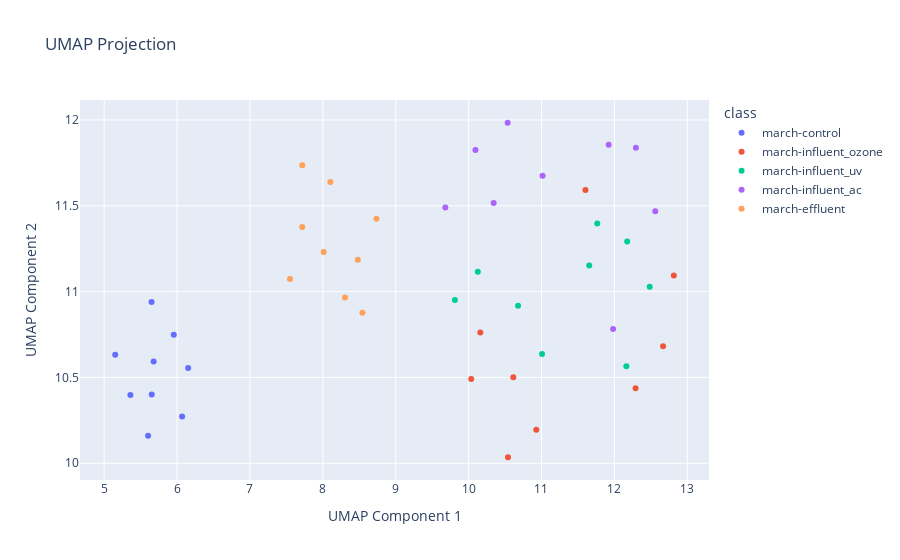
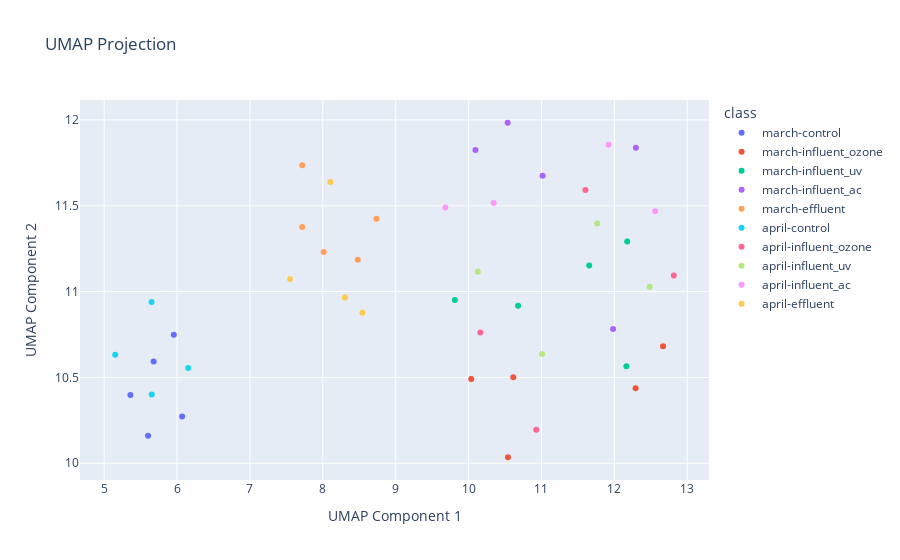

Notebook cell for these charts, in order:
### Code cell
from src.StreamPort.ml.MachineLearningEngine import MachineLearningEngine
from src.StreamPort.ml.MachineLearningProcessingSettings import  MakeModelUMAP
import pandas as pd

path = 'feature_list.csv'
engine = MachineLearningEngine()
engine.add_analyses_from_csv(path)

class_path = 'new_metadata.csv'
df = pd.read_csv(class_path)

#plot march
print("plot march")
engine.add_month_classes(df, 'march') 

umap_model = MakeModelUMAP(n_neighbors=15, min_dist=0.1, n_components=2, random_state=42)
engine.add_settings(umap_model)
engine.run_workflow()
engine.plot_umap()  

#plot both month
print("plot both month")
engine.add_month_classes(df, 'april')  

umap_model = MakeModelUMAP(n_neighbors=15, min_dist=0.1, n_components=2, random_state=42)
engine.add_settings(umap_model)
engine.run_workflow()
engine.plot_umap()

### Figure 1 — Plotly figure (JSON) as saved in the notebook; plotly's stock layout.template omitted (floating-point values rounded to 4 significant figures)
{"data": [{"hovertemplate": "class=march-control<br>UMAP Component 1=%{x}<br>UMAP Component 2=%{y}<extra></extra>", "legendgroup": "march-control", "marker": {"color": "#636efa", "symbol": "circle"}, "mode": "markers", "name": "march-control", "orientation": "v", "showlegend": true, "type": "scatter", "x": [5.679, 6.152, 5.955, 5.653, 5.36, 5.151, 6.069, 5.65, 5.602], "xaxis": "x", "y": [10.59, 10.55, 10.75, 10.4, 10.4, 10.63, 10.27, 10.94, 10.16], "yaxis": "y"}, {"hovertemplate": "class=march-influent_ozone<br>UMAP Component 1=%{x}<br>UMAP Component 2=%{y}<extra></extra>", "legendgroup": "march-influent_ozone", "marker": {"color": "#EF553B", "symbol": "circle"}, "mode": "markers", "name": "march-influent_ozone", "orientation": "v", "showlegend": true, "type": "scatter", "x": [10.04, 10.16, 10.61, 10.93, 10.54, 11.6, 12.67, 12.82, 12.29], "xaxis": "x", "y": [10.49, 10.76, 10.5, 10.2, 10.04, 11.59, 10.68, 11.09, 10.44], "yaxis": "y"}, {"hovertemplate": "class=march-influent_uv<br>UMAP Component 1=%{x}<br>UMAP Component 2=%{y}<extra></extra>", "legendgroup": "march-influent_uv", "marker": {"color": "#00cc96", "symbol": "circle"}, "mode": "markers", "name": "march-influent_uv", "orientation": "v", "showlegend": true, "type": "scatter", "x": [9.812, 10.13, 11.65, 11.01, 10.68, 11.77, 12.18, 12.48, 12.16], "xaxis": "x", "y": [10.95, 11.12, 11.15, 10.64, 10.92, 11.4, 11.29, 11.03, 10.57], "yaxis": "y"}, {"hovertemplate": "class=march-influent_ac<br>UMAP Component 1=%{x}<br>UMAP Component 2=%{y}<extra></extra>", "legendgroup": "march-influent_ac", "marker": {"color": "#ab63fa", "symbol": "circle"}, "mode": "markers", "name": "march-influent_ac", "orientation": "v", "showlegend": true, "type": "scatter", "x": [11.02, 9.681, 10.09, 10.34, 10.54, 11.92, 12.3, 12.56, 11.98], "xaxis": "x", "y": [11.68, 11.49, 11.83, 11.52, 11.98, 11.86, 11.84, 11.47, 10.78], "yaxis": "y"}, {"hovertemplate": "class=march-effluent<br>UMAP Component 1=%{x}<br>UMAP Component 2=%{y}<extra></extra>", "legendgroup": "march-effluent", "marker": {"color": "#FFA15A", "symbol": "circle"}, "mode": "markers", "name": "march-effluent", "orientation": "v", "showlegend": true, "type": "scatter", "x": [8.735, 8.304, 8.48, 8.543, 8.012, 7.548, 7.718, 8.104, 7.717], "xaxis": "x", "y": [11.42, 10.97, 11.19, 10.88, 11.23, 11.07, 11.74, 11.64, 11.38], "yaxis": "y"}], "layout": {"legend": {"title": {"text": "class"}, "tracegroupgap": 0}, "title": {"text": "UMAP Projection"}, "xaxis": {"anchor": "y", "domain": [0, 1], "title": {"text": "UMAP Component 1"}}, "yaxis": {"anchor": "x", "domain": [0, 1], "title": {"text": "UMAP Component 2"}}}}

### Figure 2 — Plotly figure (JSON) as saved in the notebook; plotly's stock layout.template omitted (floating-point values rounded to 4 significant figures)
{"data": [{"hovertemplate": "class=march-control<br>UMAP Component 1=%{x}<br>UMAP Component 2=%{y}<extra></extra>", "legendgroup": "march-control", "marker": {"color": "#636efa", "symbol": "circle"}, "mode": "markers", "name": "march-control", "orientation": "v", "showlegend": true, "type": "scatter", "x": [5.679, 5.955, 5.36, 6.069, 5.602], "xaxis": "x", "y": [10.59, 10.75, 10.4, 10.27, 10.16], "yaxis": "y"}, {"hovertemplate": "class=march-influent_ozone<br>UMAP Component 1=%{x}<br>UMAP Component 2=%{y}<extra></extra>", "legendgroup": "march-influent_ozone", "marker": {"color": "#EF553B", "symbol": "circle"}, "mode": "markers", "name": "march-influent_ozone", "orientation": "v", "showlegend": true, "type": "scatter", "x": [10.04, 10.61, 10.54, 12.67, 12.29], "xaxis": "x", "y": [10.49, 10.5, 10.04, 10.68, 10.44], "yaxis": "y"}, {"hovertemplate": "class=march-influent_uv<br>UMAP Component 1=%{x}<br>UMAP Component 2=%{y}<extra></extra>", "legendgroup": "march-influent_uv", "marker": {"color": "#00cc96", "symbol": "circle"}, "mode": "markers", "name": "march-influent_uv", "orientation": "v", "showlegend": true, "type": "scatter", "x": [9.812, 11.65, 10.68, 12.18, 12.16], "xaxis": "x", "y": [10.95, 11.15, 10.92, 11.29, 10.57], "yaxis": "y"}, {"hovertemplate": "class=march-influent_ac<br>UMAP Component 1=%{x}<br>UMAP Component 2=%{y}<extra></extra>", "legendgroup": "march-influent_ac", "marker": {"color": "#ab63fa", "symbol": "circle"}, "mode": "markers", "name": "march-influent_ac", "orientation": "v", "showlegend": true, "type": "scatter", "x": [11.02, 10.09, 10.54, 12.3, 11.98], "xaxis": "x", "y": [11.68, 11.83, 11.98, 11.84, 10.78], "yaxis": "y"}, {"hovertemplate": "class=march-effluent<br>UMAP Component 1=%{x}<br>UMAP Component 2=%{y}<extra></extra>", "legendgroup": "march-effluent", "marker": {"color": "#FFA15A", "symbol": "circle"}, "mode": "markers", "name": "march-effluent", "orientation": "v", "showlegend": true, "type": "scatter", "x": [8.735, 8.48, 8.012, 7.718, 7.717], "xaxis": "x", "y": [11.42, 11.19, 11.23, 11.74, 11.38], "yaxis": "y"}, {"hovertemplate": "class=april-control<br>UMAP Component 1=%{x}<br>UMAP Component 2=%{y}<extra></extra>", "legendgroup": "april-control", "marker": {"color": "#19d3f3", "symbol": "circle"}, "mode": "markers", "name": "april-control", "orientation": "v", "showlegend": true, "type": "scatter", "x": [6.152, 5.653, 5.151, 5.65], "xaxis": "x", "y": [10.55, 10.4, 10.63, 10.94], "yaxis": "y"}, {"hovertemplate": "class=april-influent_ozone<br>UMAP Component 1=%{x}<br>UMAP Component 2=%{y}<extra></extra>", "legendgroup": "april-influent_ozone", "marker": {"color": "#FF6692", "symbol": "circle"}, "mode": "markers", "name": "april-influent_ozone", "orientation": "v", "showlegend": true, "type": "scatter", "x": [10.16, 10.93, 11.6, 12.82], "xaxis": "x", "y": [10.76, 10.2, 11.59, 11.09], "yaxis": "y"}, {"hovertemplate": "class=april-influent_uv<br>UMAP Component 1=%{x}<br>UMAP Component 2=%{y}<extra></extra>", "legendgroup": "april-influent_uv", "marker": {"color": "#B6E880", "symbol": "circle"}, "mode": "markers", "name": "april-influent_uv", "orientation": "v", "showlegend": true, "type": "scatter", "x": [10.13, 11.01, 11.77, 12.48], "xaxis": "x", "y": [11.12, 10.64, 11.4, 11.03], "yaxis": "y"}, {"hovertemplate": "class=april-influent_ac<br>UMAP Component 1=%{x}<br>UMAP Component 2=%{y}<extra></extra>", "legendgroup": "april-influent_ac", "marker": {"color": "#FF97FF", "symbol": "circle"}, "mode": "markers", "name": "april-influent_ac", "orientation": "v", "showlegend": true, "type": "scatter", "x": [9.681, 10.34, 11.92, 12.56], "xaxis": "x", "y": [11.49, 11.52, 11.86, 11.47], "yaxis": "y"}, {"hovertemplate": "class=april-effluent<br>UMAP Component 1=%{x}<br>UMAP Component 2=%{y}<extra></extra>", "legendgroup": "april-effluent", "marker": {"color": "#FECB52", "symbol": "circle"}, "mode": "markers", "name": "april-effluent", "orientation": "v", "showlegend": true, "type": "scatter", "x": [8.304, 8.543, 7.548, 8.104], "xaxis": "x", "y": [10.97, 10.88, 11.07, 11.64], "yaxis": "y"}], "layout": {"legend": {"title": {"text": "class"}, "tracegroupgap": 0}, "title": {"text": "UMAP Projection"}, "xaxis": {"anchor": "y", "domain": [0, 1], "title": {"text": "UMAP Component 1"}}, "yaxis": {"anchor": "x", "domain": [0, 1], "title": {"text": "UMAP Component 2"}}}}
